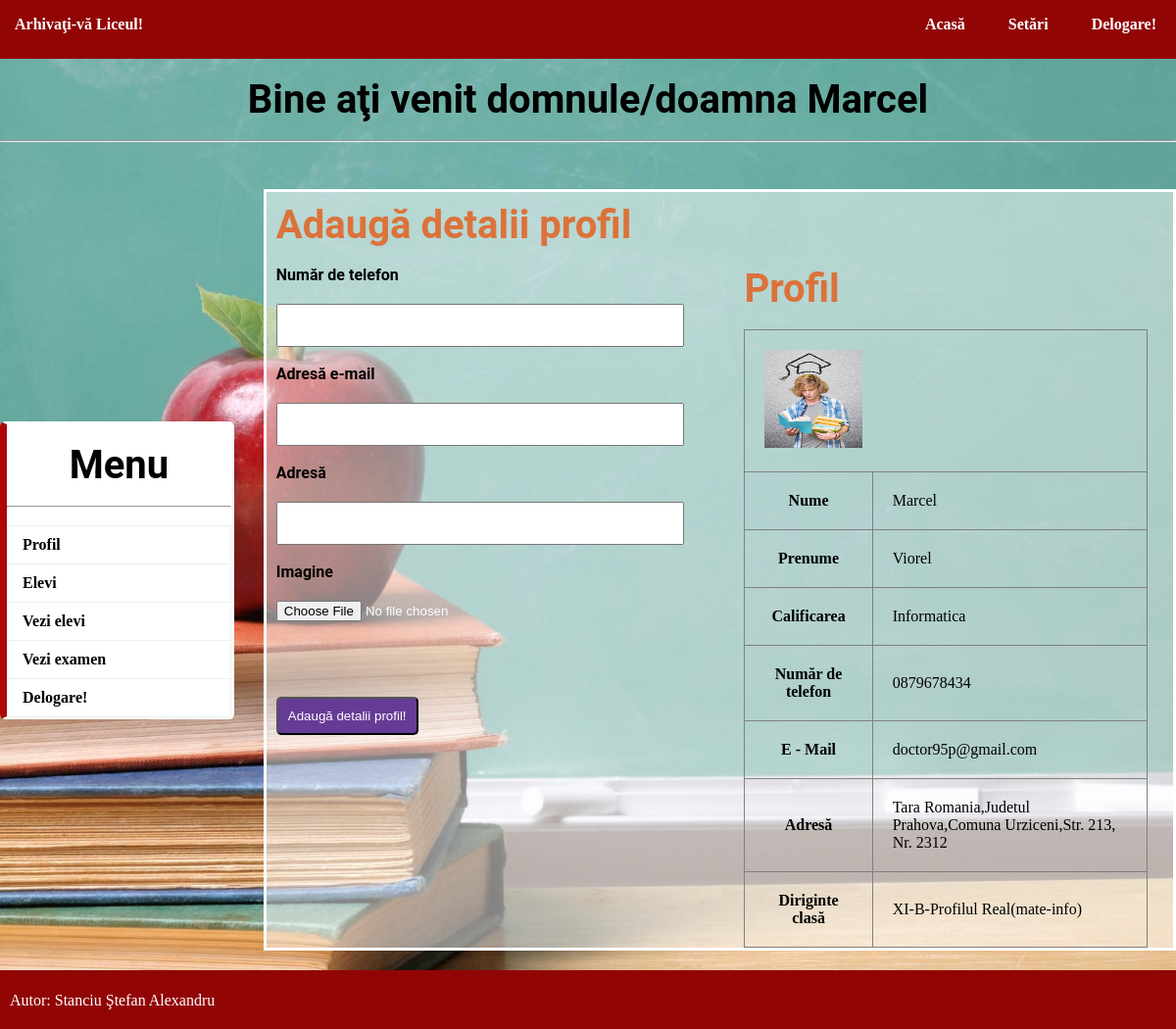
The app's page /ArhiveazatiLiceul/teacher_home.php (signed in) with its own data.
### tables this page shows
CREATE TABLE `staff` (
  `TID` int(11) NOT NULL,
  `TNAME` varchar(150) NOT NULL,
  `TPASS` varchar(150) NOT NULL,
  `QUAL` varchar(150) NOT NULL,
  `PNO` varchar(150) NOT NULL,
  `MAIL` varchar(150) NOT NULL,
  `PADDR` text NOT NULL,
  `IMG` varchar(150) NOT NULL,
  `CLAS` varchar(150) NOT NULL,
  `PNAME` varchar(150) NOT NULL
);

### ArhiveazatiLiceul/teacher_home.php (the view, shortened to what this page needs)
<?php
	include"database.php";
	$sql="SELECT * FROM staff WHERE TID={$_SESSION["TID"]}";
		$res=$db->query($sql);
		if($res->num_rows>0)
		{
			$row=$res->fetch_assoc();
		}
?>
<!DOCTYPE html>
<html>
	<head>
		<link rel="stylesheet" type="text/css" href="css/style.css">
	</head>
	<body>
		<?php include"navbar.php";?><br>
		<h3 class="text">Bine aţi venit domnule/doamna <?php echo $_SESSION["TNAME"]; ?></h3><br><hr><br>
			<div id="section">
				<?php include"sidebar.php";?><br>
				<div class="content">
					<h3>Adaugă detalii profil</h3><br>
					<div class="lbox1">
					<form  enctype="multipart/form-data" role="form"  method="post" action="<?php echo $_SERVER["PHP_SELF"];?>">
							<label> Număr de telefon</label><br>
							<input type="number" maxlength="10" required class="input3" name="pno" ><br><br>
							<label> Adresă e-mail</label><br>
							<input type="email"  class="input3" required name="mail"  pattern="[^()/><\][\\\x22,;|]+"><br><br>
							<label> Adresă</label><br>
							<input type="text" required class="input3" name="addr"  pattern="[^()/><\][\\\x22;|]+"></textarea><br><br>
							<label> Imagine</label><br>
							<input type="file"  class="input3" required name="img"><br><br>
						<button type="submit" class="btn" name="submit">Adaugă detalii profil!</button>
						</form>
					</div>
					<div class="rbox1">
					<h3> Profil</h3><br>
						<table border="1px">
							<tr><td colspan="2"><img src="<?php echo $row["IMG"] ?>" height="100" width="100" alt="upload Pending"></td></tr>
							<tr><th>Nume </th> <td><?php echo $row["TNAME"] ?> </td></tr>
										<tr><th>Prenume </th> <td><?php echo $row["PNAME"] ?> </td></tr>
							<tr><th>Calificarea</th> <td><?php echo $row["QUAL"] ?>  </td></tr>
							<tr><th>Număr de telefon</th> <td> <?php echo $row["PNO"] ?> </td></tr>
							<tr><th>E - Mail </th> <td> <?php echo $row["MAIL"] ?> </td></tr>
							<tr><th>Adresă</th> <td> <?php echo $row["PADDR"] ?> </td></tr>
							<tr><th>Diriginte clasă </th> <td> <?php echo $row["CLAS"] ?> </td></tr>
						</table>
					</div>
				</div>
			</div>
				<?php include"footer.php";?>
	</body>
</html>

### ArhiveazatiLiceul/css/style.css (style rules this page uses)
* { padding:0px; margin:0px; }
html { background-image:url('../img/background.jpg'); -webkit-background-size: cover; -moz-background-size: cover; -o-background-size: cover; background-size: cover; }
h1,h2,h4,h5,h6,label { font-family:roboto; color:black; }
h3 { font-family:roboto; color:#DC723A; font-size:40px; }
.btn { border-radius:5px; padding:10px; background:#663b95; color:white; margin-top:40px; }
label { font-weight:bold; }
.text { text-align:center; color:black; }
#section { display:flex; justify-content:center; align-items:center; color:white; font-family:cambria; }
.content { padding-top:10px; margin-top:30px; padding-left:10px; height:auto; width:1200px; float:left; animation:fadeIn 4s; background:rgba(255,255,255,0.5); border-style:solid; border-color:white; }
tr,td,th { padding:20px; color:black; }
.input3 { width:90%; height:40px; margin-top:20px; }
table { border-collapse:collapse; }
.lbox1 { width:50%; margin-right:20px; float:left; }
.rbox1 { width:45%; float:left; }
.rbox1 table { width:100%; }

### records on screen
staff: IMG (picture), TNAME "Marcel", PNAME "Viorel", QUAL "Informatica", PNO "0879678434", MAIL "doctor95p@gmail.com", PADDR "Tara Romania,Judetul Prahova,Comuna Urziceni,Str. 213, Nr. 2312", CLAS "XI-B-Profilul Real(mate-info)"

### other values on screen
$_SESSION["TNAME"] "Marcel"
